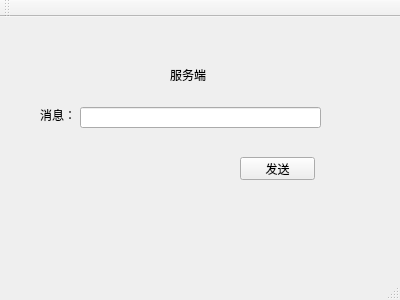
<?xml version="1.0" encoding="UTF-8"?>
<ui version="4.0">
 <class>MainWindow</class>
 <widget class="QMainWindow" name="MainWindow">
  <property name="geometry">
   <rect>
    <x>0</x>
    <y>0</y>
    <width>400</width>
    <height>300</height>
   </rect>
  </property>
  <property name="windowTitle">
   <string>MainWindow</string>
  </property>
  <widget class="QWidget" name="centralWidget">
   <widget class="QLabel" name="label">
    <property name="geometry">
     <rect>
      <x>40</x>
      <y>90</y>
      <width>41</width>
      <height>16</height>
     </rect>
    </property>
    <property name="text">
     <string>消息：</string>
    </property>
   </widget>
   <widget class="QLineEdit" name="lineEdit">
    <property name="geometry">
     <rect>
      <x>80</x>
      <y>90</y>
      <width>241</width>
      <height>21</height>
     </rect>
    </property>
   </widget>
   <widget class="QPushButton" name="send">
    <property name="geometry">
     <rect>
      <x>240</x>
      <y>140</y>
      <width>75</width>
      <height>23</height>
     </rect>
    </property>
    <property name="text">
     <string>发送</string>
    </property>
   </widget>
   <widget class="QLabel" name="label_2">
    <property name="geometry">
     <rect>
      <x>170</x>
      <y>50</y>
      <width>41</width>
      <height>16</height>
     </rect>
    </property>
    <property name="text">
     <string>服务端</string>
    </property>
   </widget>
  </widget>
  <widget class="QMenuBar" name="menuBar">
   <property name="geometry">
    <rect>
     <x>0</x>
     <y>0</y>
     <width>400</width>
     <height>23</height>
    </rect>
   </property>
  </widget>
  <widget class="QToolBar" name="mainToolBar">
   <attribute name="toolBarArea">
    <enum>TopToolBarArea</enum>
   </attribute>
   <attribute name="toolBarBreak">
    <bool>false</bool>
   </attribute>
  </widget>
  <widget class="QStatusBar" name="statusBar"/>
 </widget>
 <layoutdefault spacing="6" margin="11"/>
 <resources/>
 <connections/>
</ui>
